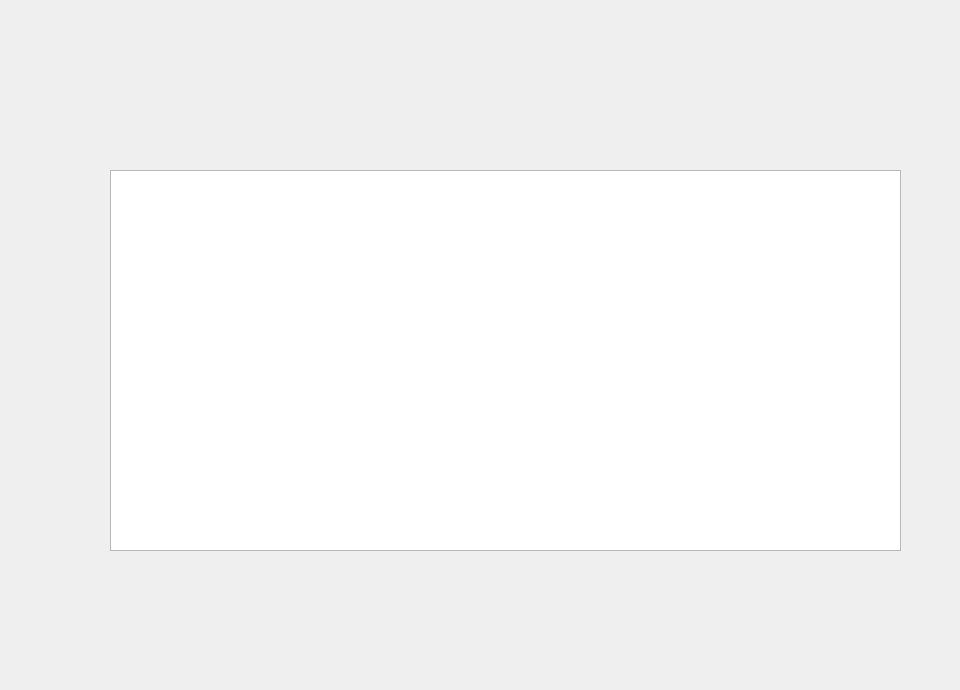
     <widget class="QWidget" name="page4">
      <property name="styleSheet">
       <string notr="true">background-image:url(:/interface/affich-rayo)


</string>
      </property>
      <widget class="QTableView" name="tableView_3">
       <property name="geometry">
        <rect>
         <x>110</x>
         <y>170</y>
         <width>791</width>
         <height>381</height>
        </rect>
       </property>
       <property name="styleSheet">
        <string notr="true">QTableView{
background: #2F2F2F
};</string>
       </property>
      </widget>
      <widget class="QLineEdit" name="lineEdit_rechercheR">
       <property name="geometry">
        <rect>
         <x>80</x>
         <y>100</y>
         <width>241</width>
         <height>21</height>
        </rect>
       </property>
       <property name="styleSheet">
        <string notr="true">background:transparent;
border:none;</string>
       </property>
      </widget>
      <widget class="QPushButton" name="rechercheR">
       <property name="geometry">
        <rect>
         <x>320</x>
         <y>100</y>
         <width>41</width>
         <height>31</height>
        </rect>
       </property>
       <property name="styleSheet">
        <string notr="true">background:transparent;
border:none;
</string>
       </property>
       <property name="text">
        <string/>
       </property>
      </widget>
      <widget class="QPushButton" name="supprimerR">
       <property name="geometry">
        <rect>
         <x>570</x>
         <y>590</y>
         <width>221</width>
         <height>41</height>
        </rect>
       </property>
       <property name="styleSheet">
        <string notr="true">background:transparent;
border:none;
</string>
       </property>
       <property name="text">
        <string/>
       </property>
      </widget>
      <widget class="QPushButton" name="precRA">
       <property name="geometry">
        <rect>
         <x>860</x>
         <y>630</y>
         <width>91</width>
         <height>51</height>
        </rect>
       </property>
       <property name="styleSheet">
        <string notr="true">background:transparent;
border:none;
</string>
       </property>
       <property name="text">
        <string/>
       </property>
      </widget>
     </widget>
